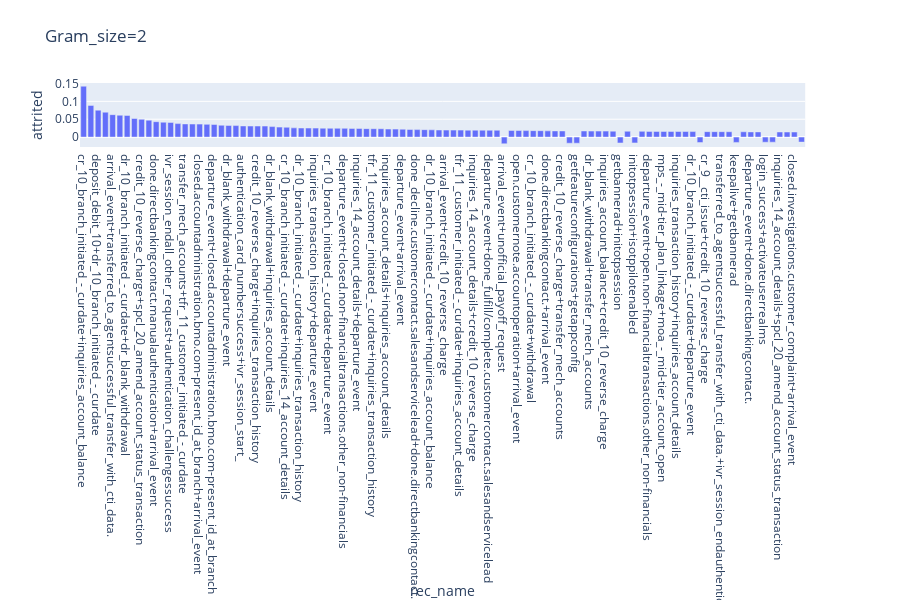

The cell this chart's notebook holds for it:
### Code cell
fig = px.bar(univ[univ.grm_size==2], x="rec_name", y="attrited", orientation='v',title='Gram_size=2')

fig.show()

### Figure 1 — Plotly figure (JSON) as saved in the notebook; plotly's stock layout.template omitted (floating-point values rounded to 4 significant figures)
{"data": [{"alignmentgroup": "True", "hoverlabel": {"namelength": 0}, "hovertemplate": "rec_name=%{x}<br>attrited=%{y}", "legendgroup": "", "marker": {"color": "#636efa"}, "name": "", "offsetgroup": "", "orientation": "v", "showlegend": false, "textposition": "auto", "type": "bar", "x": ["cr_10_branch_initiated_-_curdate+inquiries_account_balance", "withdrawal+dr_blank_withdrawal", "deposit_debit_10+dr_10_branch_initiated_-_curdate", "done_fulfill/complete.customercontact.salesandservicelead+done.directbankingcontact.manualauthentication", "arrival_event+transferred_to_agentsuccessful_transfer_with_cti_data.", "inquiries_transaction_history+inquiries_transaction_history", "dr_10_branch_initiated_-_curdate+dr_blank_withdrawal", "credit_10_reverse_charge+credit_10_reverse_charge", "credit_10_reverse_charge+spcl_20_amend_account_status_transaction", "cr_10_branch_initiated_-_curdate+inquiries_3_linked_accounts", "done.directbankingcontact.manualauthentication+arrival_event", "transferred_to_agentsuccessful_transfer_with_cti_data.+ivr_session_endall_other_request", "ivr_session_endall_other_request+authentication_challengessuccess", "spcl_20_amend_account_status_transaction+inquiries_14_account_details", "transfer_mech_accounts+tfr_11_customer_initiated_-_curdate", "cr_10_branch_initiated_-_curdate+spcl_20_amend_account_status_transaction", "closed.accountadministration.bmo.com-present_id_at_branch+arrival_event", "dr_10_branch_initiated_-_curdate+cr_9__cti_issue", "departure_event+closed.accountadministration.bmo.com-present_id_at_branch", "dr_blank_withdrawal+inquiries_transaction_history", "dr_blank_withdrawal+departure_event", "departure_event+done.directbankingcontact.manualauthentication", "authentication_card_numbersuccess+ivr_session_start_", "authentication_challengessuccess+authentication_card_numbersuccess", "credit_10_reverse_charge+inquiries_transaction_history", "open_7_-_misc_amends_(amdafls)+inquiries_account_details", "dr_blank_withdrawal+inquiries_account_details", "inquiries_transaction_history+cr_20__customer_initiated_loan", "cr_10_branch_initiated_-_curdate+inquiries_14_account_details", "arrival_event+cr_10_branch_initiated_-_curdate", "dr_10_branch_initiated_-_curdate+inquiries_transaction_history", "done_fulfill/complete.customercontact.salesandservicelead+done.directbankingcontact.", "inquiries_transaction_history+departure_event", "closed.non-financialtransactions.other_non-financials+arrival_event", "cr_10_branch_initiated_-_curdate+departure_event", "closed.accountadministration.bmo.com-present_id_at_branch+departure_event", "departure_event+closed.non-financialtransactions.other_non-financials", "dr_10_branch_initiated_-_curdate+tfr_11_customer_initiated_-_curdate", "inquiries_14_account_details+departure_event", "inquiries_14_account_details+cr_10_branch_initiated_-_curdate", "tfr_11_customer_initiated_-_curdate+inquiries_transaction_history", "arrival_event+departure_event", "inquiries_account_details+inquiries_account_details", "credit_10_reverse_charge+cr_10_branch_initiated_-_curdate", "departure_event+arrival_event", "cr_20__customer_initiated_loan+inquiries_transaction_history", "done_decline.customercontact.salesandservicelead+done.directbankingcontact.manualauthentication", "cr_10_branch_initiated_-_curdate+inquiries_transaction_history", "dr_10_branch_initiated_-_curdate+inquiries_account_balance", "inquiries_account_balance+deposit_debit_10", "arrival_event+credit_10_reverse_charge", "departure_event+open.customernote.accountoperation", "tfr_11_customer_initiated_-_curdate+inquiries_account_details", "departure_event+open.financialtransactions.account_close", "inquiries_14_account_details+credit_10_reverse_charge", "done.directbankingcontact.outboundfollow-up+arrival_event", "departure_event+done_fulfill/complete.customercontact.salesandservicelead", "inquiries_14_account_details+inquiries_transaction_history", "arrival_event+unofficial_payoff_request", "dr_10_branch_initiated_-_curdate+inquiries_account_details", "open.customernote.accountoperation+arrival_event", "inquiries_account_details+departure_event", "cr_10_branch_initiated_-_curdate+withdrawal", "arrival_event+done.directbankingcontact.manualauthentication", "done.directbankingcontact.+arrival_event", "credit_10_reverse_charge+withdrawal", "credit_10_reverse_charge+transfer_mech_accounts", "signout+getfeatureconfigurations", "getfeatureconfigurations+getappconfig", "open.non-financialtransactions.other_non-financials+arrival_event", "dr_blank_withdrawal+transfer_mech_accounts", "done.directbankingcontact.manualauthentication+transferred_to_agentsuccessful_transfer_with_cti_data.", "inquiries_account_balance+credit_10_reverse_charge", "dr_10_branch_initiated_-_curdate+credit_10_reverse_charge", "getbannerad+initotpsession", "credit_10_reverse_charge+inquiries_account_details", "initotpsession+isotppilotenabled", "inquiries_account_details+inquiries_transaction_history", "departure_event+open.non-financialtransactions.other_non-financials", "departure_event+closed.investigations.customer_complaint", "mps_-_mid-tier_plan_linkage+moa_-_mid-tier_account_open", "open.creditcard.credit_card_processing+arrival_event", "inquiries_transaction_history+inquiries_account_details", "departure_event+open.creditcard.credit_card_processing", "dr_10_branch_initiated_-_curdate+departure_event", "inquiries_account_history+departure_event", "cr_9__cti_issue+credit_10_reverse_charge", "done_fulfill/complete.customercontact.salesandservicelead+departure_event", "transferred_to_agentsuccessful_transfer_with_cti_data.+ivr_session_endauthentication_failed", "inquiries_transaction_history+credit_10_reverse_charge", "keepalive+getbannerad", "closed.loans.line_of_credit_processing+arrival_event", "departure_event+done.directbankingcontact.", "arrival_event+mps_-_mid-tier_plan_linkage", "login_success+activateuserrealms", "isotppilotenabled+login_success", "inquiries_14_account_details+spcl_20_amend_account_status_transaction", "departure_event+done.directbankingcontact.outboundfollow-up", "closed.investigations.customer_complaint+arrival_event", "unofficial_payoff_request+signout"], "xaxis": "x", "y": [0.1425, 0.08869, 0.07534, 0.06971, 0.06276, 0.06121, 0.06059, 0.05201, 0.04974, 0.0474, 0.04311, 0.04167, 0.04096, 0.03773, 0.03682, 0.03657, 0.03628, 0.03565, 0.03512, 0.03316, 0.03252, 0.03219, 0.03119, 0.03097, 0.03096, 0.03081, 0.02938, 0.02788, 0.02742, 0.02581, 0.02542, 0.0253, 0.02509, 0.02482, 0.02467, 0.02465, 0.02447, 0.02421, 0.02414, 0.02362, 0.02349, 0.02337, 0.02255, 0.02233, 0.02212, 0.02132, 0.02091, 0.02073, 0.02029, 0.01986, 0.0196, 0.0195, 0.01948, 0.01941, 0.01938, 0.01931, 0.01916, 0.01912, -0.01882, 0.01853, 0.01836, 0.01808, 0.01795, 0.01793, 0.01741, 0.01728, 0.0172, -0.01713, -0.01713, 0.01704, 0.0168, 0.0168, 0.0167, 0.01658, -0.01652, 0.01633, -0.01631, 0.01605, 0.01596, 0.01586, 0.01571, 0.01569, 0.0156, 0.01555, 0.01544, -0.01531, 0.01521, 0.01516, 0.01514, 0.01499, -0.01492, 0.01483, 0.0145, 0.0145, -0.01446, -0.01429, 0.01429, 0.01422, 0.0142, -0.01408], "yaxis": "y"}], "layout": {"barmode": "relative", "height": 600, "legend": {"tracegroupgap": 0}, "title": {"text": "Gram_size=2"}, "xaxis": {"anchor": "y", "domain": [0, 0.98], "title": {"text": "rec_name"}}, "yaxis": {"anchor": "x", "domain": [0, 1], "title": {"text": "attrited"}}}}
